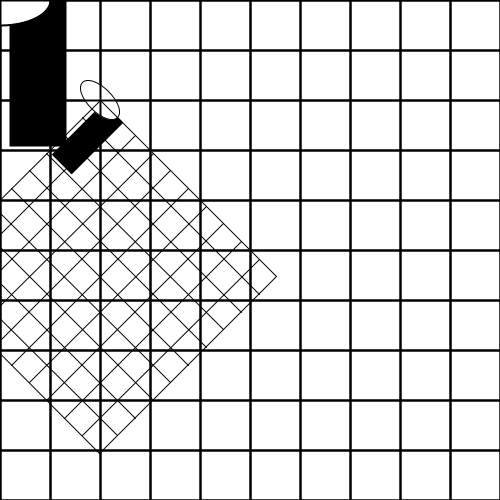
Frame 1 (no input)
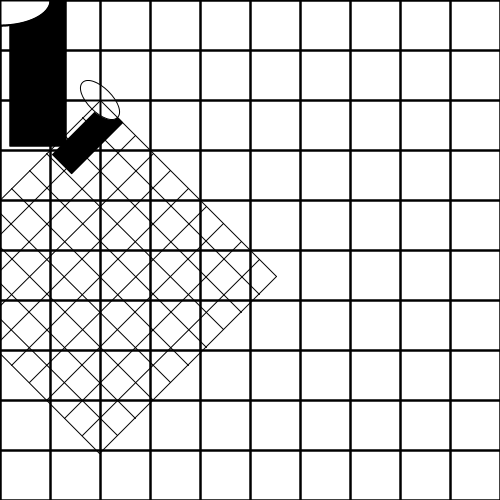
Frame 60 (the mouse pressed at the canvas centre just before this capture)
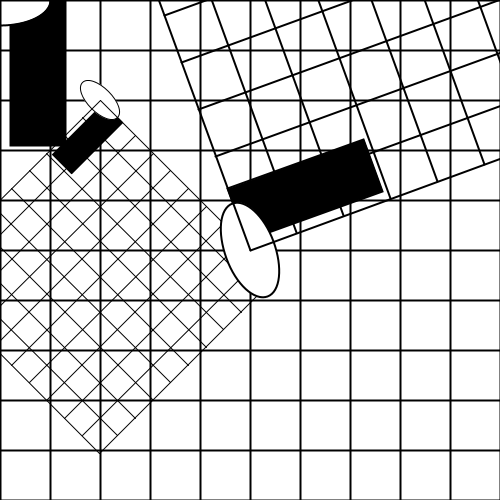
Frame 120 (the mouse held since frame 60 and released just before this capture)

The Processing sketch that drew these frames (run headless with seeded random() and noise(); from frame 60 on, the mouse is pressed at the canvas centre):

// Processing sketch: sketch_04_matrix_transformation_explained
// ── sketch_04_matrix_transformation_explained.pde
void setup() {
  size(500, 500);
  frameRate(24);
}

void draw() {
  //backgroud(RED,GREEN,BLUE)
  background(255, 255, 255); //background color WHITE
  drawGrid(0, 0, 0, 1, 255);
  drawGrid(100, 100, 45, 0.5, 255);
  drawGrid(mouseX, mouseY, mouseX,1, 255);
}


void drawGrid(float posX, float posY, float angle, float vScale, color colorC ) {
  int size = 10; //grid size
  int stepX = width/size; //step for X
  int stepY = height/size;  //step for Y




  pushMatrix(); //push save the syles and the coordinates state
  translate(posX, posY);
  rotate(radians(angle));
  scale(vScale);
  fill(255-colorC);
  rect(10, 0, 55, 145);
  fill(colorC);
  ellipse(0, 0, 100, 50 );
  int x = 0;
  strokeWeight(2);
  while (x <= width) {
    line(x, 0, x, height);
    x = x + stepX;
  }
  int y = 0;
  while (y <= height) {
    line(0, y, width, y);
    y = y + stepY;
  }    
  popMatrix(); // brings back the syle and the coodinates state
}
